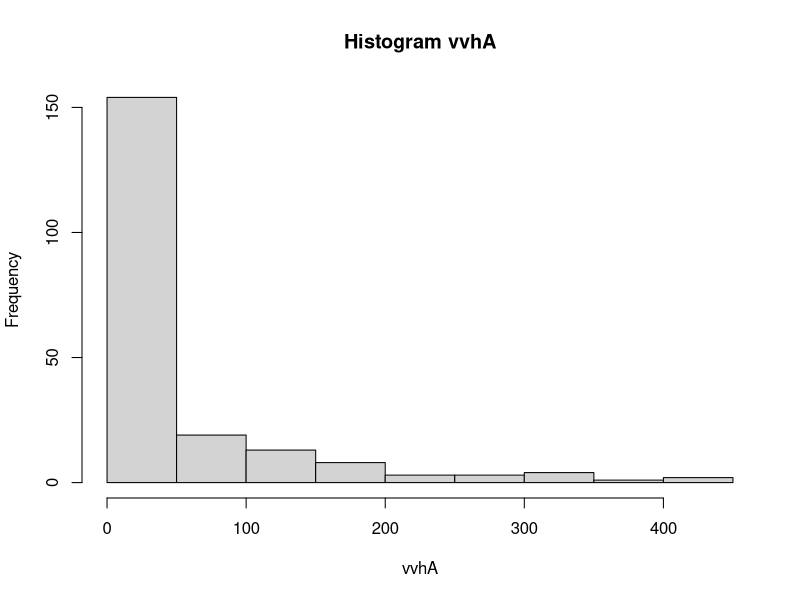
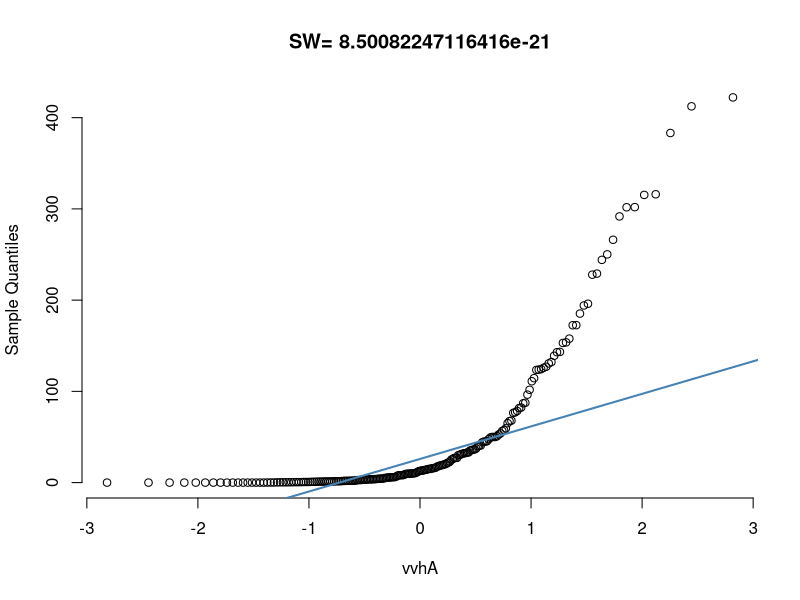
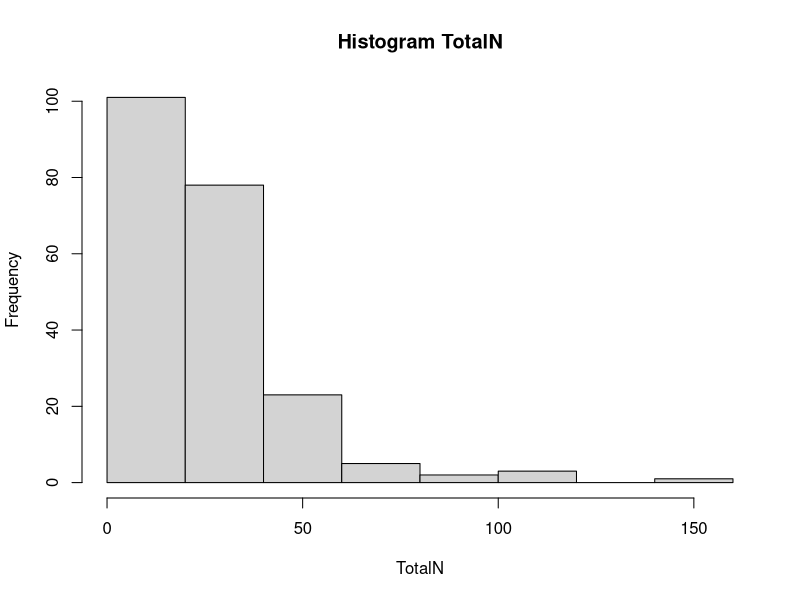
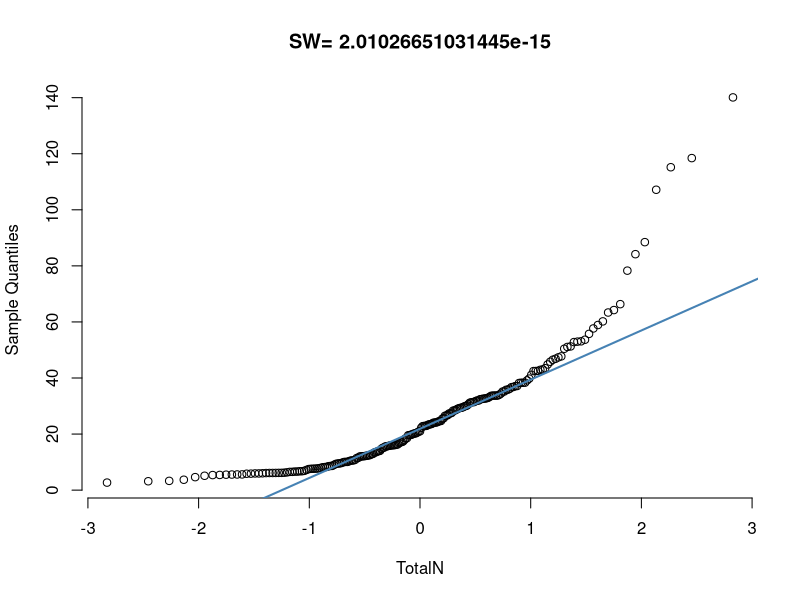
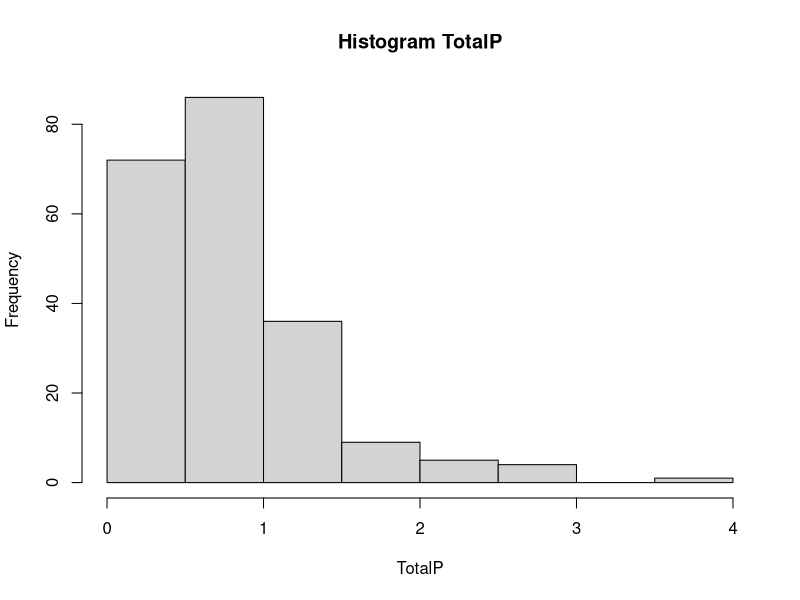
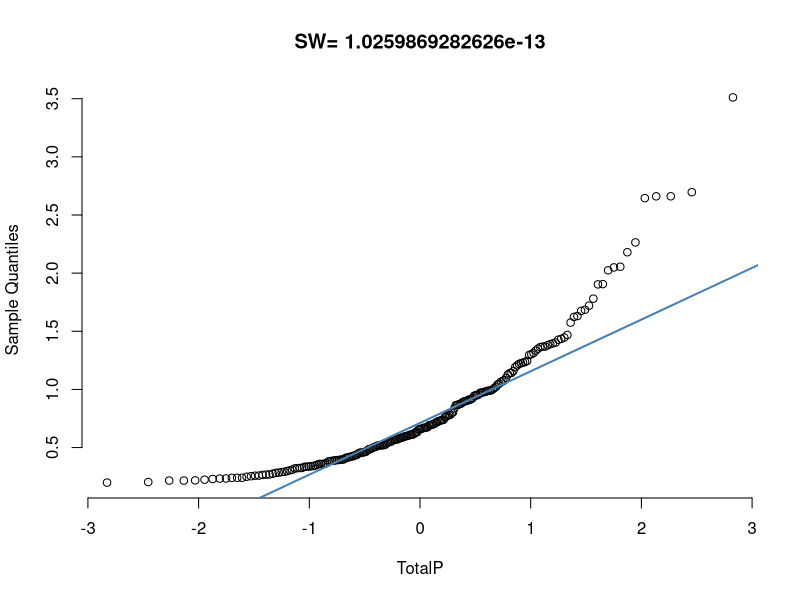
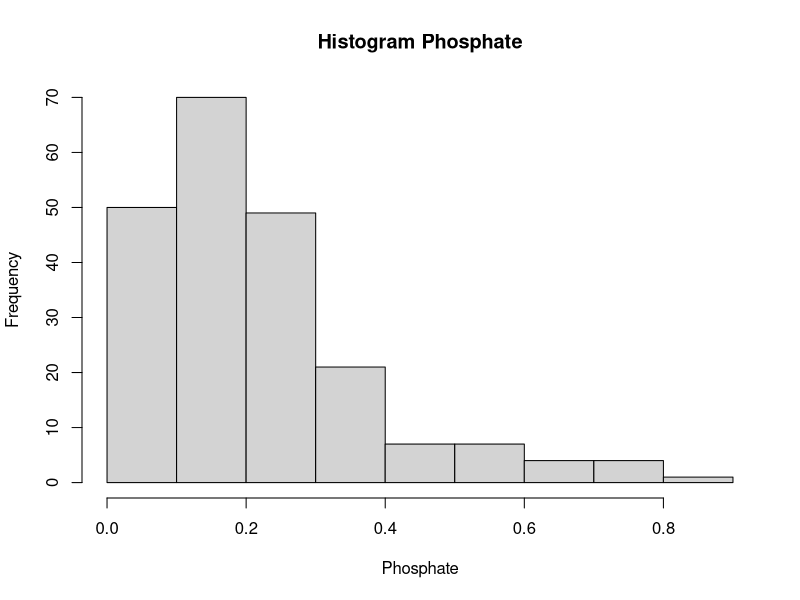
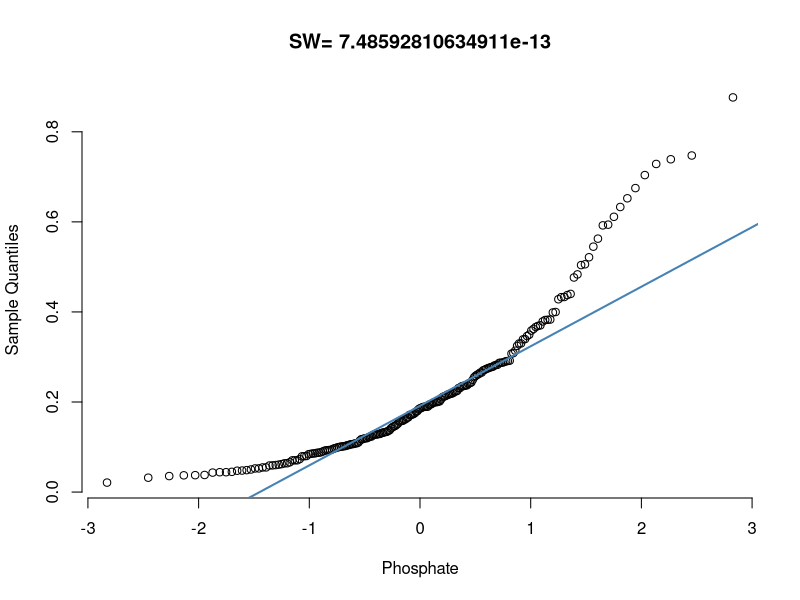

Here is the R script that generated these plots, in order: (Note: this script raises an error after producing the figures.)
## ---- chunk 1
knitr::opts_chunk$set(echo = TRUE)
## ---- chunk 2
rm(list=ls()) # clear workspace
data = read.csv("AlaWai_DiscreteBottle.csv") # first drag/drop in repo on github website
#data = subset(data, !is.na(data$vvhA)) # keep only rows with observations for vvhA
data$vvhA = as.numeric(data$vvhA) # change the class type to numeric
## ---- chunk 3
# Histograms of all numerical data
for (i in 15:ncol(data)){ # for each column, make two plots
  hist(data[,i], xlab=colnames(data)[i], main = paste("Histogram", colnames(data)[i])) 
  qqnorm(data[,i], xlab=colnames(data)[i], main = paste("SW=", shapiro.test(data[,i])$p.value), pch = 1, frame = FALSE) # qq-plot with SW p-value
  qqline(data[,i], col = "steelblue", lwd = 2) # perfectly normal line
}
## ---- chunk 4
# Histograms of all numerical data
for (i in 15:ncol(data)){ # for each column, make two plots
  hist(log10(data[,i]+1), xlab=colnames(data)[i], main = paste("Log10 +1 Histogram", colnames(data)[i])) 
  qqnorm(log10(data[,i]+1), xlab=colnames(data)[i], main = paste("SW=", shapiro.test(log10(data[,i]+1))$p.value), pch = 1, frame = FALSE) # qq-plot with SW p-value
  qqline(log10(data[,i]+1), col = "steelblue", lwd = 2) # perfectly normal line
}
## ---- chunk 5
# Histograms of all numerical data
for (i in 16:ncol(data)){ # for each column, make two plots
  hist(data[,i]^(1/3), xlab=colnames(data)[i], main = paste("Cubrt Histogram", colnames(data)[i])) 
  qqnorm(data[,i]^(1/3), xlab=colnames(data)[i], main = paste("SW=", shapiro.test(data[,i]^(1/3))$p.value), pch = 1, frame = FALSE) # qq-plot with SW p-value
  qqline(data[,i]^(1/3), col = "steelblue", lwd = 2) # perfectly normal line
}
## ---- chunk 6
# Define a set of transformations to test
n = data$vvhA # nothing
log = log10(data$vvhA + 1) # add 1 otherwise undefined
ln = log(data$vvhA + 1)
sqrt = sqrt(data$vvhA) # reduce powers since right skewed
cbrt = (data$vvhA)^(1/3)
fort = (data$vvhA)^(1/4)
ffrt = (data$vvhA)^(1/5)
sxrt = (data$vvhA)^(1/6)
  
# Combine the output in a data frame
tran = data.frame(n, log, ln, sqrt, cbrt, fort, ffrt, sxrt)

# Visually inspect each transformation with a histogram and quantile-quantile plot
# Plot Shapiro-Wilk test result in qq-plot title

par(mfrow=c(4,ncol(tran)/2)) # combine the following plots into one grid
for (i in 1:ncol(tran)){ # for each column, make two plots
  hist(tran[,i], xlab=colnames(tran)[i], main = paste("Histogram", colnames(tran)[i], "(vvhA)")) # histogram
  qqnorm(tran[,i], xlab=colnames(tran)[i], main = paste("SW=", shapiro.test(tran[,i])$p.value), pch = 1, frame = FALSE) # qq-plot with SW p-value
  qqline(tran[,i], col = "steelblue", lwd = 2) # perfectly normal line
}

# None of these look great but 1/4 is the closest
# Let's see what the optimum would be to maximize the SW p-value

shapiro.pvalue <- function(a, x){ # define the function to be optimized
  shapiro.test(x^a)$p.value 
}
optimize(shapiro.pvalue, lower=0.01, upper=1, x=data$vvhA, maximum=TRUE) 

# In conclusion, the optimal power function would be 0.2280655 which gives a SW p-value of 0.004184215 so technically we're still not in the clear.

# Sticking with fourth root, which values are outliers
data$tran.vvhA = data$vvhA^(1/4)
outlier <- data[ which(data$tran.vvhA > (mean(data$tran.vvhA, na.rm = TRUE) + (2*sd(data$tran.vvhA, na.rm = TRUE)))),]
trim.data = data[ which(data$tran.vvhA < (mean(data$tran.vvhA, na.rm = TRUE) + (2*sd(data$tran.vvhA, na.rm = TRUE)))),]
#hist(trim.data$vvhA^(1/4))
#shapiro.test(trim.data$vvhA^(1/4))

# No outliers based on 3 SD. Already removed probable instrument error by 500 copy/ml cutoff.

## ---- chunk 7
# Define a set of transformations to test
n = data$RAWvvhA # nothing
log = log10(data$RAWvvhA + 1) # add 1 otherwise undefined
ln = log(data$RAWvvhA + 1)
sqrt = sqrt(data$RAWvvhA) # reduce powers since right skewed
cbrt = (data$RAWvvhA)^(1/3)
fort = (data$RAWvvhA)^(1/4)
ffrt = (data$RAWvvhA)^(1/5)
sxrt = (data$RAWvvhA)^(1/6)
  
# Combine the output in a data frame
tran = data.frame(n, log, ln, sqrt, cbrt, fort, ffrt, sxrt)

# Visually inspect each transformation with a histogram and quantile-quantile plot
# Plot Shapiro-Wilk test result in qq-plot title

par(mfrow=c(4,ncol(tran)/2)) # combine the following plots into one grid
for (i in 1:ncol(tran)){ # for each column, make two plots
  hist(tran[,i], xlab=colnames(tran)[i], main = paste("Histogram", colnames(tran)[i], "(RAWvvhA)")) # histogram
  qqnorm(tran[,i], xlab=colnames(tran)[i], main = paste("SW=", shapiro.test(tran[,i])$p.value), pch = 1, frame = FALSE) # qq-plot with SW p-value
  qqline(tran[,i], col = "steelblue", lwd = 2) # perfectly normal line
}

# None of these look great but 1/4 is the closest
# Let's see what the optimum would be to maximize the SW p-value

shapiro.pvalue <- function(a, x){ # define the function to be optimized
  shapiro.test(x^a)$p.value 
}
optimize(shapiro.pvalue, lower=0.01, upper=1, x=data$RAWvvhA, maximum=TRUE) 

# Sticking with fourth root, which values are outliers
data$tran.RAWvvhA = data$RAWvvhA^(1/6)
outlier <- data[ which(data$tran.RAWvvhA > (mean(data$tran.RAWvvhA, na.rm = TRUE) + (2*sd(data$tran.RAWvvhA, na.rm = TRUE)))),]

## ---- chunk 8
# IHS is used by economists when there is a jump to people with zero income
# https://stats.stackexchange.com/questions/78929/how-can-i-estimate-theta-for-the-inverse-hyperbolic-sine-transformation
# https://stats.stackexchange.com/questions/78929/how-can-i-estimate-theta-for-the-inverse-hyperbolic-sine-transformation

ihs <- function(x, theta) { # define the ISH function
  #log(theta*x + sqrt((theta^2)*(x^2) + 1))/theta # this should be equivalent to the following
  (1/theta)*asinh(theta*x)
}

shapiro.pvalue <- function(theta, x){ # define the function to be optimized
  x <- ihs(x, theta)
  shapiro.test(x)$p.value # can separate
}

optimize(shapiro.pvalue, lower=0.001, upper=50, x=data$vvhA, maximum=TRUE) 

# In conclusion, the optimal theta value would be 2.435218 which gives a SW p-value of 1.269239e-05 so this is worse than power transform.

## ---- chunk 9
# The Box Cox transformation works on the residuals of a linear model. It can improve normality and homoscedasticity (equal variance among different groups).
# https://www.r-bloggers.com/how-to-detect-heteroscedasticity-and-rectify-it/
# https://rpubs.com/bskc/288328

distBCMod <- caret::BoxCoxTrans(cars$dist)
print(distBCMod)
cars <- cbind(cars, dist_new=predict(distBCMod, cars$dist)) # append the transformed variable to cars

## ---- chunk 10
# Define a set of transformations to test
n = data$Salinity # nothing
log = log10(100 - data$Salinity) # add 1 otherwise undefined
ln = log(100 - data$Salinity)
sq = data$Salinity^2 # reduce powers since right skewed
cb = data$Salinity^3
fo = data$Salinity^4
ff = data$Salinity^5
scale_fo = (data$Salinity^4)/10000
  
# Combine the output in a data frame
tran = data.frame(n, log, ln, sq, cb, fo, scale_fo, ff)

# Visually inspect each transformation with a histogram and quantile-quantile plot
# Plot Shapiro-Wilk test result in qq-plot title

par(mfrow=c(4,ncol(tran)/2)) # combine the following plots into one grid
for (i in 1:ncol(tran)){ # for each column, make two plots
  hist(tran[,i], xlab=colnames(tran)[i], main = paste("Histogram", colnames(tran)[i], "(Salinity)")) # histogram
  qqnorm(tran[,i], xlab=colnames(tran)[i], main = paste("SW=", shapiro.test(tran[,i])$p.value), pch = 1, frame = FALSE) # qq-plot with SW p-value
  qqline(tran[,i], col = "steelblue", lwd = 2) # perfectly normal line
}
